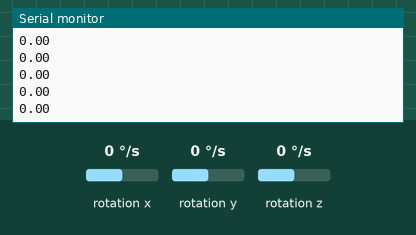
Simulated run of this sketch. Board: Arduino Uno, built with avr-gcc and run on an emulated ATmega328P. Parts: the last lines printed to the serial monitor. Wiring (inferred from the names in the program): L3G4200D gyroscope at I2C address 0x69. The inputs (shaded band) are chosen by the test bench; at power-on: rotation z 0 °/s, rotation x 0 °/s, rotation y 0 °/s.

Above: at 1.8 s.
1.9 s: rotation z set to -192 °/s
At 1.92 s:
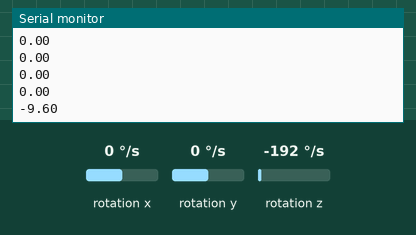
3.4 s: rotation z set to -100 °/s
At 3.42 s:
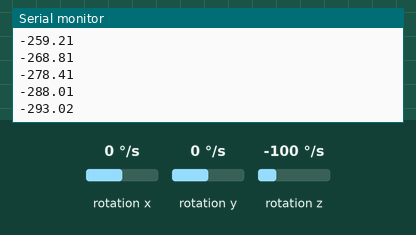
Timing chart, 0 to 6.4 s (numbered marks = the images above; inputs shaded):
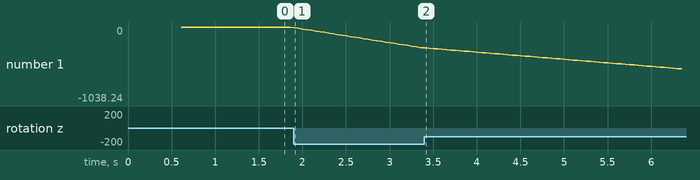

Measured:
- after the input at 1.9 s, the serial monitor: prints a new line at once (image 1)
- plotted number 1: 0 → -288.01 after the input at 1.9 s

The sketch:

Gtest.ino
```cpp
#include <L3G4200D.h>
#include <AFMotor.h>

AF_DCMotor M1(1);                                     //создание объектов мотор
AF_DCMotor M2(2);
AF_DCMotor M3(3);
AF_DCMotor M4(4);
L3G4200D gyro;  //создание гироскопа


float X = 0;                    //переменная для значения с гироскопа
int timeStep=50;
void setup() {
  Serial.begin(9600);
  while (!gyro.begin(L3G4200D_SCALE_2000DPS, L3G4200D_DATARATE_400HZ_50)) { // включаем  и калибруем гироскоп
    Serial.println("wait");
    delay(500);
  }
  gyro.calibrate(100);
}
void loop(){
  unsigned long timer=millis();
  Vector norm = gyro.readNormalize();
  bool a = (abs(norm.ZAxis * timeStep / 1000) > 0.05);
  X += norm.ZAxis * timeStep / 1000 * a;
  Serial.println(X);
  delay(timeStep-(millis()-timer));
//
}
```
